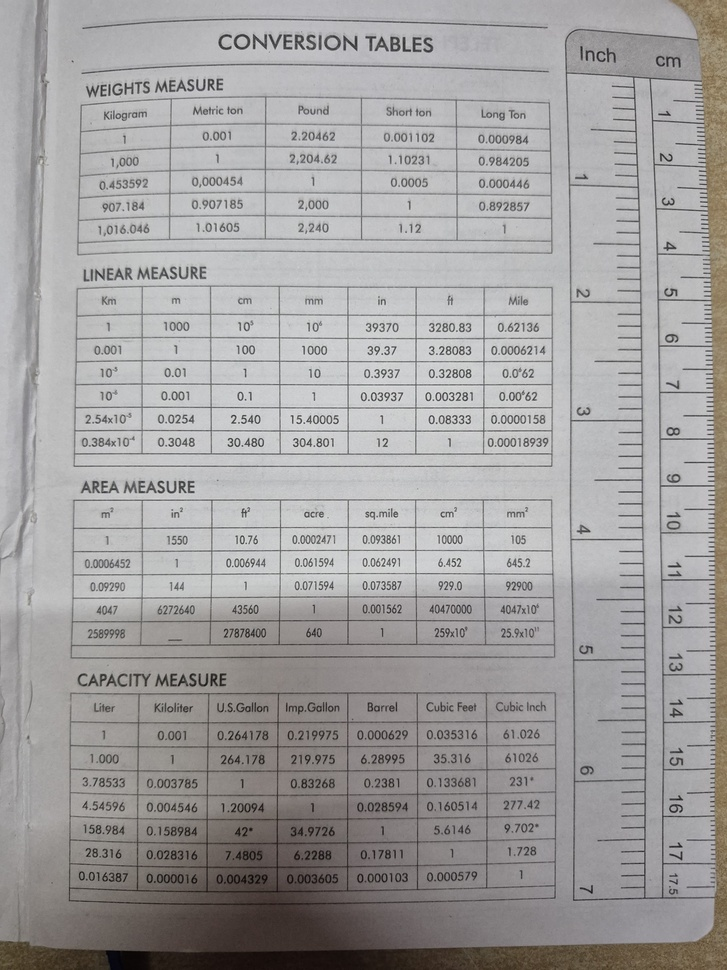
#> input picture test_docs/t7.jpg, 727 x 970 px, shrunk from 3000 x 4000 before the run
$ python -i app.py   (imports and definitions only)
#> lines starting #> are read from the running program, lines starting #| are printed output that depends on the picture; after the words box and inside, x2 and y2 are one past the last pixel; in counts of white or black regions, pixels touching at a corner belong together
#> further down, picture is the input picture: shape (970, 727, 3); mean B, G, R 159.3, 159.6, 161.5
import os
import re
import base64
import cv2
import numpy as np
from dotenv import load_dotenv
from mistralai import Mistral

# [1 line not run here, left out]

def preprocess_image(image, save_steps=True, preprocess_dir="./preprocessing_result", filename="image"):
    """Preprocess image to improve OCR quality and save all steps."""
#> called with save_steps = True, preprocess_dir = './preprocessing_result', filename = 'image'
    os.makedirs(preprocess_dir, exist_ok=True)

    original_copy = image.copy()
    cv2.imwrite(os.path.join(preprocess_dir, f"{filename}_1_original.png"), original_copy)

    gray = cv2.cvtColor(image, cv2.COLOR_BGR2GRAY)
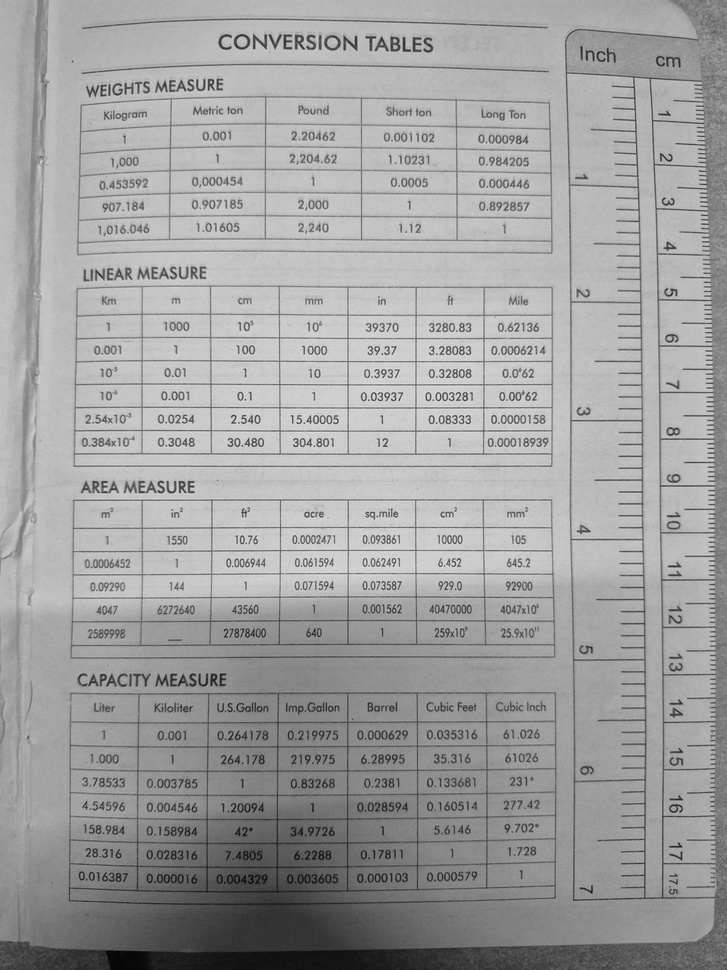
#> gray: shape (970, 727); min 1, max 239, mean 160.1
    cv2.imwrite(os.path.join(preprocess_dir, f"{filename}_2_grayscale.png"), gray)

    blurred = cv2.GaussianBlur(gray, (5, 5), 0)
    cv2.imwrite(os.path.join(preprocess_dir, f"{filename}_3_blurred.png"), blurred)

    thresh = cv2.adaptiveThreshold(blurred, 255, cv2.ADAPTIVE_THRESH_GAUSSIAN_C,
    cv2.THRESH_BINARY_INV, 11, 2)
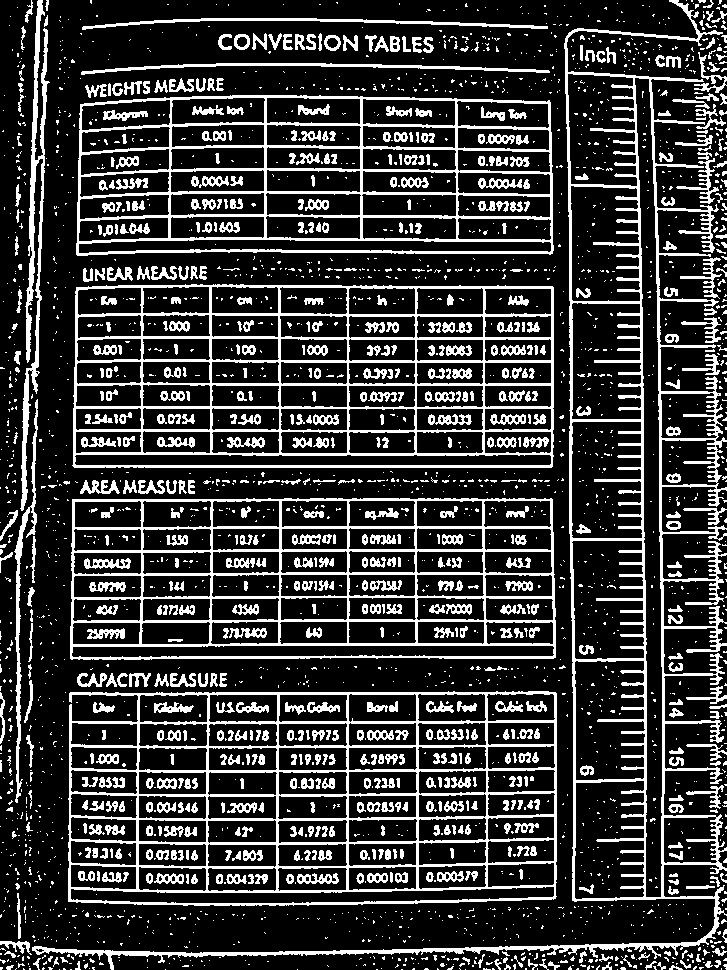
#> thresh: shape (970, 727); 21.5% white; 2906 white regions (2207 under 20 px), largest, box (x1, y1, x2, y2) and area: (32, 0, 727, 970) 24123, (68, 691, 557, 906) 17563, (72, 284, 554, 468) 15530
    cv2.imwrite(os.path.join(preprocess_dir, f"{filename}_4_threshold.png"), thresh)

    inverted = cv2.bitwise_not(thresh)
    cv2.imwrite(os.path.join(preprocess_dir, f"{filename}_5_final.png"), inverted)

    print(f"All preprocessing steps saved to {preprocess_dir}")
    return inverted

# [75 lines left out: functions encode_image, process_ocr, not called in this run]

# [5 lines not run here, left out]

>>> import cv2
>>> picture = cv2.imread('test_docs/t7.jpg')
>>> result = preprocess_image(picture)

$ run again, on test_docs/t2.jpg
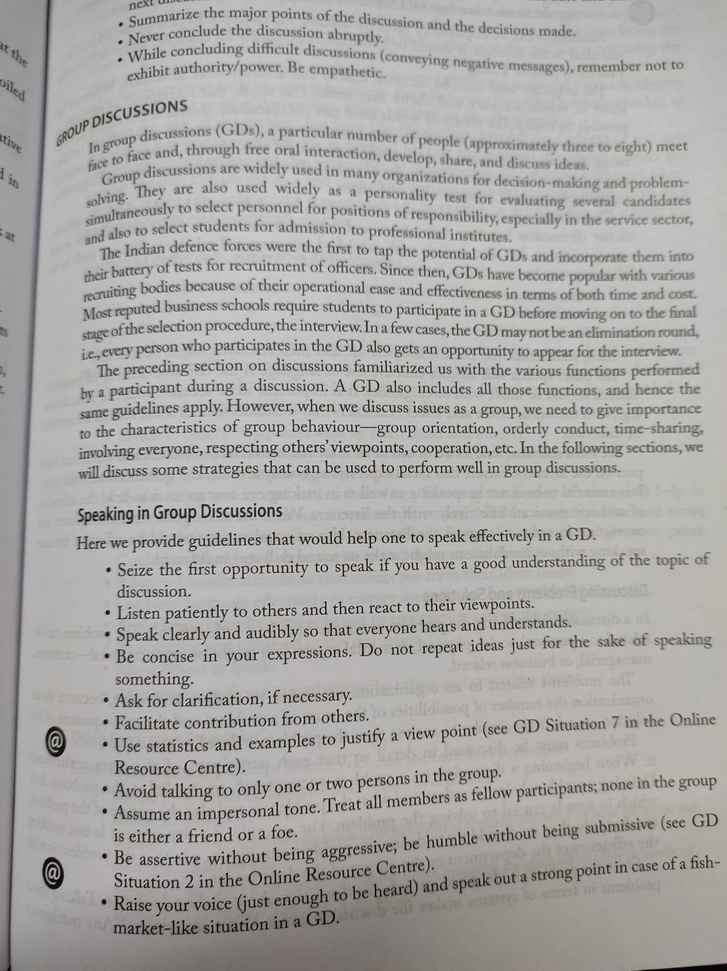
#> input picture test_docs/t2.jpg, 727 x 971 px, shrunk from 3112 x 4160 before the run
#> picture is the input picture: shape (971, 727, 3); mean B, G, R 163.8, 166.1, 167.8
#> in preprocess_image, `thresh = cv2.adaptiveThreshold(blurred, 255, cv2.ADAPTIVE_THRESH_GAUSS..`:
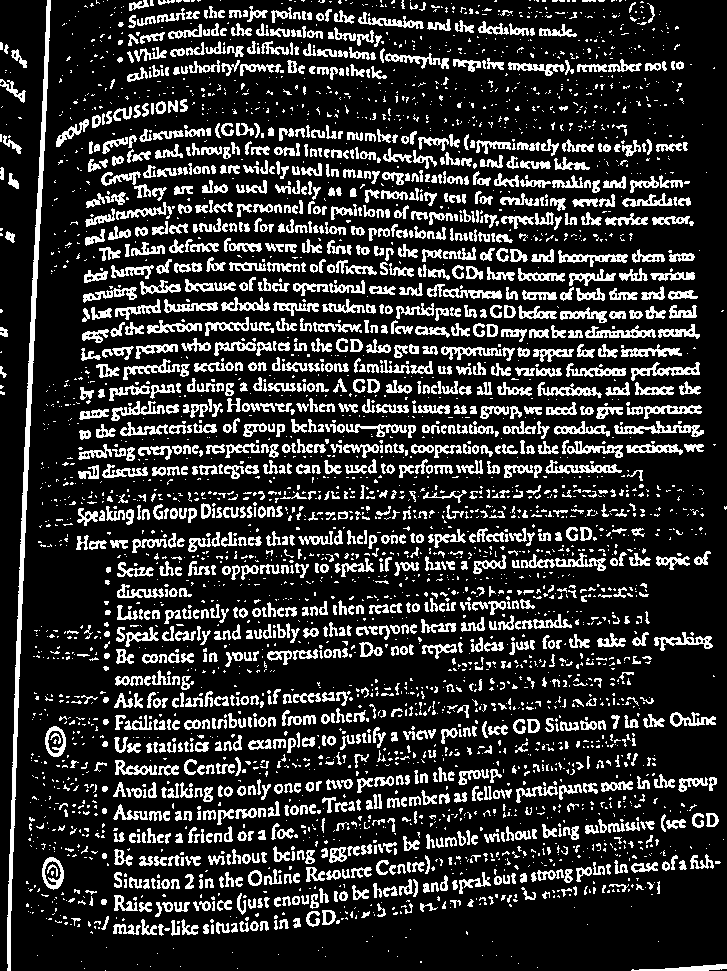
#> thresh: shape (971, 727); 19.2% white in thin lines or dots
#> inverted: shape (971, 727); 80.8% white; black in thin lines or dots

$ run again, on test_docs/t4.jpg
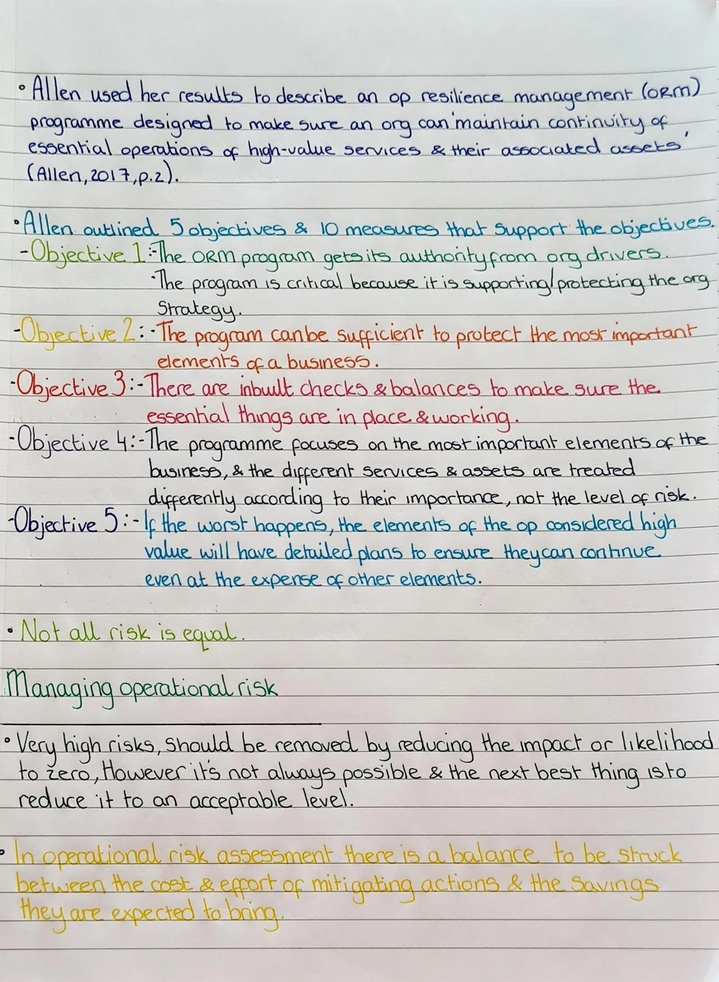
#> input picture test_docs/t4.jpg, 719 x 982 px, shrunk from 1080 x 1475 before the run
#> picture is the input picture: shape (982, 719, 3); mean B, G, R 196.9, 200.2, 201.9
#> in preprocess_image, `gray = cv2.cvtColor(image, cv2.COLOR_BGR2GRAY)`:
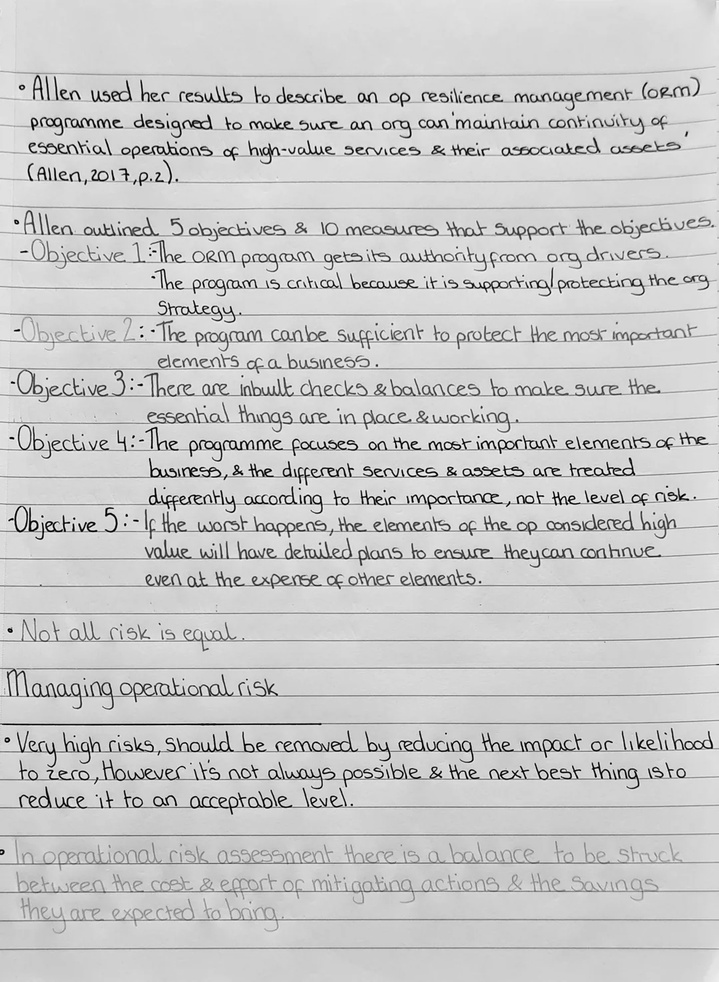
#> gray: shape (982, 719); min 0, max 255, mean 200.4
#> in preprocess_image, `thresh = cv2.adaptiveThreshold(blurred, 255, cv2.ADAPTIVE_THRESH_GAUSS..`:
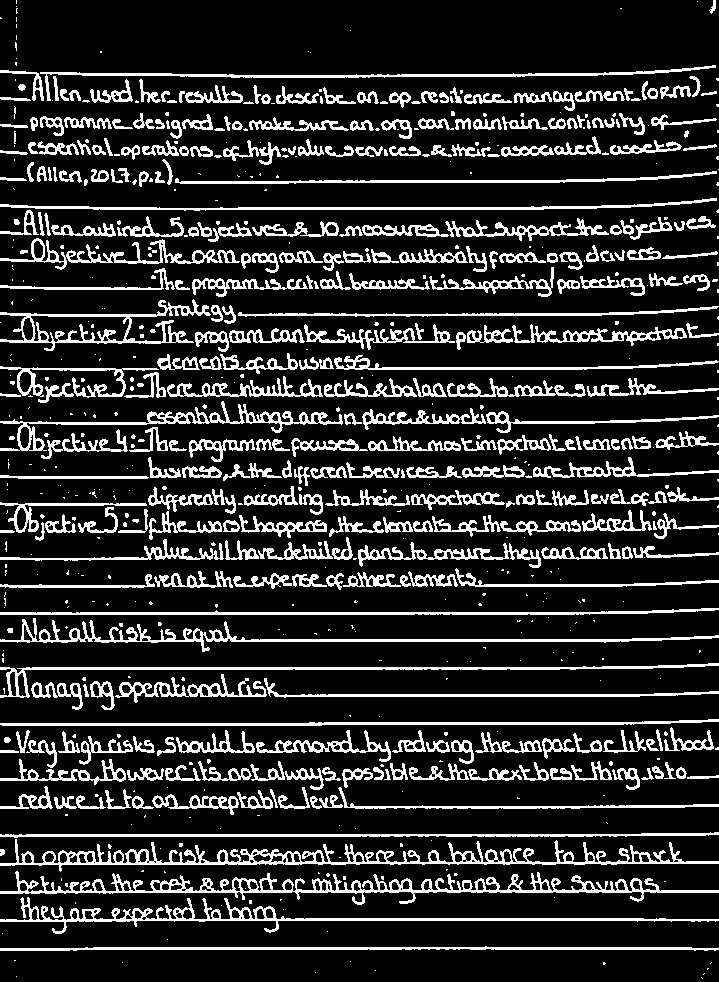
#> thresh: shape (982, 719); 17.1% white; 713 white regions (371 under 20 px), largest, box (x1, y1, x2, y2) and area: (0, 871, 719, 905) 5078, (0, 839, 719, 872) 5061, (0, 897, 719, 934) 3396
